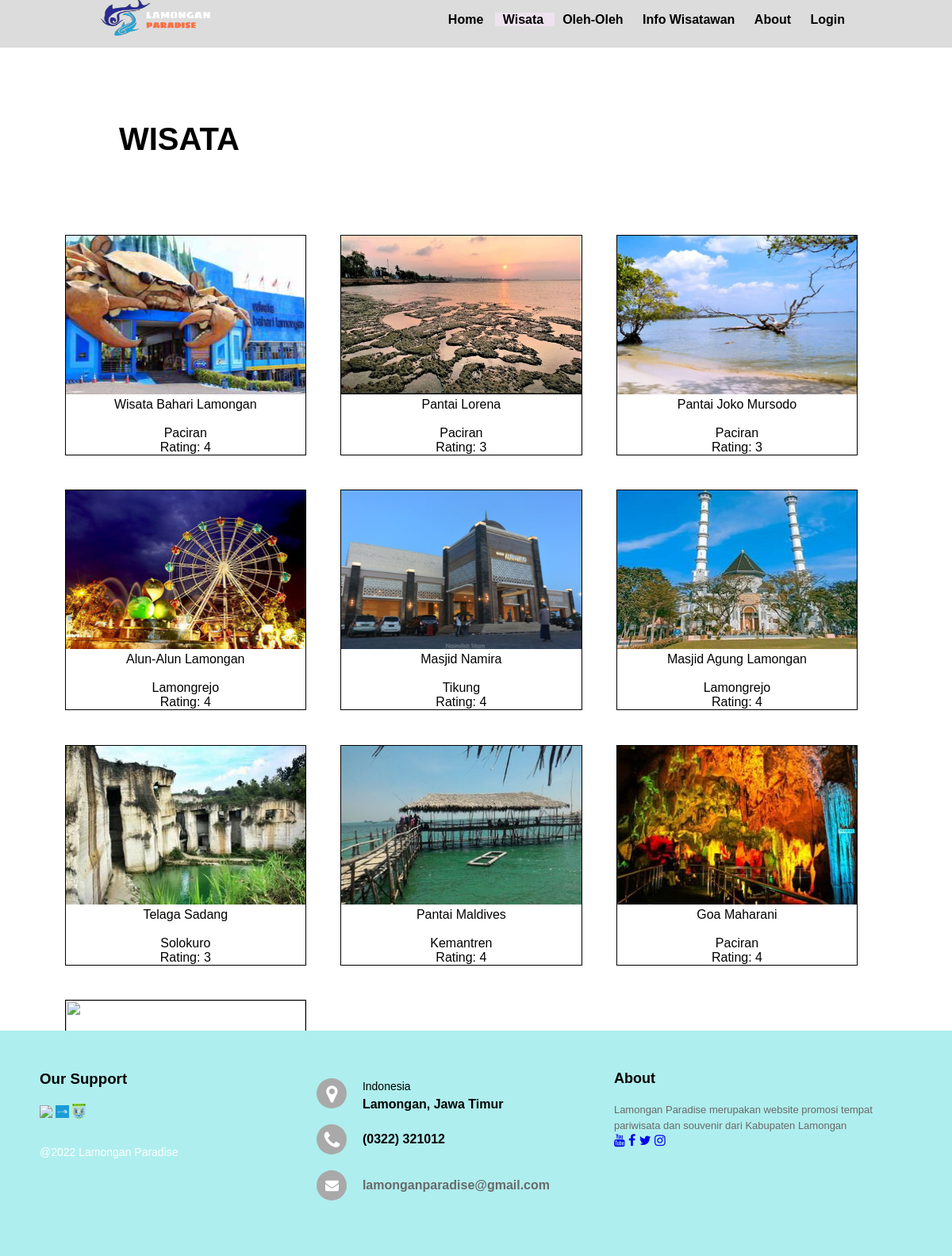
The app's page /uas/wisata1.php with its own data.
### tables this page shows
CREATE TABLE `tb_wisata` (
  `id` int(11) NOT NULL,
  `gambar` varchar(64) NOT NULL,
  `nama_wisata` varchar(100) NOT NULL,
  `alamat` varchar(100) DEFAULT NULL,
  `rating` int(10) DEFAULT NULL,
  `jml_lokal` double NOT NULL,
  `jml_manca` double NOT NULL
);

### uas/wisata1.php (the view, shortened to what this page needs)
<?php
$servername = "localhost";
$username = "root";
$password = "";
$dbname = "finalproject";
$conn = mysqli_connect($servername, $username, $password, $dbname);
?>
<!DOCTYPE html>
<html>
<head>
	<link rel="stylesheet" type="text/css" href="b.css">
	<link rel="stylesheet" href="https://stackpath.bootstrapcdn.com/font-awesome/4.7.0/css/font-awesome.min.css">
</head>
<body>
	<nav>
		<div class="">
			<img src="image/logoo.png" width="140" height="45">
		</div>
		<ul>
			<li><a href="index.php"> Home </a></li>
			<li class="active"><a href="wisata1.php"> Wisata</a>
			</li>
			<li><a href="oleh.php"> Oleh-Oleh </a></li>
			<li><a href="info1.php"> Info Wisatawan </a></li>
			<li><a href="about.php"> About </a></li>
			<li><a href="login.php"> Login </a></li>
		</ul>
	</nav>
	<br><br>
	<h5>WISATA</h5>
	<div class="small-container">
		<?php
		$produk = mysqli_query($conn, "SELECT * FROM tb_wisata");
		while($hasil = mysqli_fetch_array($produk)){
			?>
			<div class="box-produk">
				<img src="image/<?php echo $hasil['gambar']; ?>" />
				<?php echo $hasil['nama_wisata']."<br><br>"; ?>
				<?php echo $hasil['alamat']."<br>"; ?>
				<?php echo "Rating: ". " ".$hasil['rating']."<br>"; ?>
			</div>
		<?php
		 } ?>
		</div>
	<br><br><br><br><br><br><br><br><br><br><br><br><br><br><br><br><br><br><br><br><br><br><br><br><br><br><br><br><br><br><br><br><br><br><br><br><br><br><br><br><br><br><br><br><br><br><br>
    <footer class="footer">
		<div class="footer-left">
			<h3> Our Support </h3>
			<div class="our-support">
				<img src="image/lmg1.png">
				<img src="image/lmg2.png">
				<img src="image/lmg3.png">
			</div>
			<p class="footer-copyright"> @2022 Lamongan Paradise </p>
		</div>
		<div class="footer-center">
			<div>
				<i class="fa fa-map-marker"></i>
				<p><span>Indonesia</span> Lamongan, Jawa Timur </p>
			</div>
			<div>
				<i class="fa fa-phone"></i>
				<p>(0322) 321012</p>
			</div>
			<div>
				<i class="fa fa-envelope"></i>
				<p><a href="#">lamonganparadise@gmail.com</a></p>
			</div>
		</div>
		<div class="footer-right">
			<p class="footer-about">
				<span>About</span>
				Lamongan Paradise merupakan website promosi tempat pariwisata dan souvenir dari Kabupaten Lamongan
			</p>
			<div>
				<a href="#"><i class="fa fa-youtube"></i></a>
				<a href="#"><i class="fa fa-facebook"></i></a>
				<a href="#"><i class="fa fa-twitter"></i></a>
				<a href="#"><i class="fa fa-instagram"></i></a>
			</div>
		</div>
	</footer>
</body>
</html>

### uas/b.css (style rules this page uses)
html, body { margin: 0; padding: 0; height: 100%; }
nav { overflow: hidden; width: 100%; background: #dcdcdc; position: fixed; top: 0; height: 60px; display: flex; justify-content: space-around; }
nav li { display: inline; }
nav a { text-decoration: none; color: #000000; font-family: sans-serif; padding: 0px 10px; font-weight: bold; transition: 0.15s; }
.active { background-color: #EEE2EE; color: #BB8EBB; }
.small-container { max-width: 1080px; margin: auto; padding-left: 25px; padding-right: 25px; }
h5 { font: bold 40px sans-serif; padding: 50px 50px 10px 150px; }
.box-produk { width: 20%; min-height: 200px; border: 1px solid; margin: 1%; float: left; }
footer { position: fixed; bottom: 0; }
.footer { background-color: #afeeee; box-sizing: border-box; width: 100%; text-align: left; text-align: left; font: bold 16px sans-serif; padding: 50px 50px 60px 50px; margin-top: 80px; }
.footer .footer-left, .footer .footer-center, .footer .footer-right { display: inline-block; vertical-align: top; }
.footer .footer-left { width: 30%; }
.footer h3 { color: #000000; margin: 0; padding-bottom: 20px; font-family: sans-serif; }
.footer .footer-left img { width: 5%; vertical-align: middle; }
.footer .footer-left .our-support { width: 100%; }
.footer .footer-copyright { color: #ffffff; font-size: 14px; font-weight: normal; margin: 0; padding-top: 10%; }
.footer .footer-center { width: 35%; }
.footer .footer-center i { background-color: #a9a9a9; color: #ffffff; font-size: 25px; width: 38px; height: 38px; border-radius: 50%; text-align: center; line-height: 42px; margin: 10px 15px; vertical-align: middle; }
.footer .footer-center i.fa-envelope { font-size: 17px; line-height: 38px; }
.footer .footer-center p { display: inline-block; color: #000000; vertical-align: middle; margin: 0px; }
.footer .footer-center p span { display: block; font-weight: normal; font-size: 14px; line-height: 2; }
.footer .footer-center p a { color: #696969; text-decoration: none; }
.footer .footer-right { width: 30%; }
.footer .footer-about { line-height: 20px; color: #696969; font-size: 13px; font-weight: normal; margin: 0px; }
.footer .footer-about span { display: block; color: #000000; font-size: 18px; font-weight: bold; margin-bottom: 20px; }

### uas/wisata1.php (style rules this page uses)
.box-produk { width: 28%; min-height: 200px; border: 1px solid; margin: 2%; float: left; text-align: center; font: 16px sans-serif; }
.box-produk img { width: 100%; height: 200px; }

### records on screen
tb_wisata: gambar (picture), nama_wisata "Wisata Bahari Lamongan", alamat "Paciran", rating "4"
tb_wisata: gambar (picture), nama_wisata "Pantai Lorena", alamat "Paciran", rating "3"
tb_wisata: gambar (picture), nama_wisata "Pantai Joko Mursodo", alamat "Paciran", rating "3"
tb_wisata: gambar (picture), nama_wisata "Alun-Alun Lamongan", alamat "Lamongrejo", rating "4"
tb_wisata: gambar (picture), nama_wisata "Masjid Namira", alamat "Tikung", rating "4"
tb_wisata: gambar (picture), nama_wisata "Masjid Agung Lamongan", alamat "Lamongrejo", rating "4"
tb_wisata: gambar (picture), nama_wisata "Telaga Sadang", alamat "Solokuro", rating "3"
tb_wisata: gambar (picture), nama_wisata "Pantai Maldives", alamat "Kemantren", rating "4"
tb_wisata: gambar (picture), nama_wisata "Goa Maharani", alamat "Paciran", rating "4"
